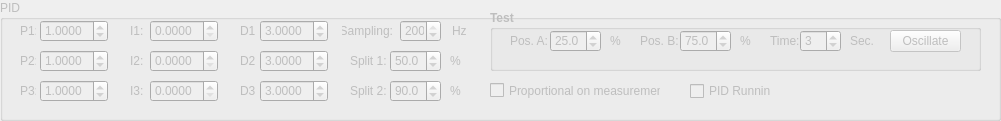
   <widget class="QGroupBox" name="groupBox_PID">
    <property name="enabled">
     <bool>false</bool>
    </property>
    <property name="geometry">
     <rect>
      <x>20</x>
      <y>530</y>
      <width>1001</width>
      <height>121</height>
     </rect>
    </property>
    <property name="title">
     <string>PID</string>
    </property>
    <widget class="QDoubleSpinBox" name="doubleSpinBox_PID_P_1">
     <property name="geometry">
      <rect>
       <x>40</x>
       <y>20</y>
       <width>68</width>
       <height>22</height>
      </rect>
     </property>
     <property name="decimals">
      <number>4</number>
     </property>
     <property name="maximum">
      <double>100.000000000000000</double>
     </property>
     <property name="value">
      <double>1.000000000000000</double>
     </property>
    </widget>
    <widget class="QLabel" name="label_PID_P_1">
     <property name="geometry">
      <rect>
       <x>20</x>
       <y>20</y>
       <width>16</width>
       <height>22</height>
      </rect>
     </property>
     <property name="text">
      <string>P1:</string>
     </property>
    </widget>
    <widget class="QDoubleSpinBox" name="doubleSpinBox_PID_I_1">
     <property name="geometry">
      <rect>
       <x>150</x>
       <y>20</y>
       <width>68</width>
       <height>22</height>
      </rect>
     </property>
     <property name="decimals">
      <number>4</number>
     </property>
     <property name="maximum">
      <double>100.000000000000000</double>
     </property>
    </widget>
    <widget class="QLabel" name="label_PID_I_1">
     <property name="geometry">
      <rect>
       <x>130</x>
       <y>20</y>
       <width>16</width>
       <height>22</height>
      </rect>
     </property>
     <property name="text">
      <string>I1:</string>
     </property>
    </widget>
    <widget class="QDoubleSpinBox" name="doubleSpinBox_PID_D_1">
     <property name="geometry">
      <rect>
       <x>260</x>
       <y>20</y>
       <width>68</width>
       <height>22</height>
      </rect>
     </property>
     <property name="decimals">
      <number>4</number>
     </property>
     <property name="maximum">
      <double>100.000000000000000</double>
     </property>
     <property name="value">
      <double>3.000000000000000</double>
     </property>
    </widget>
    <widget class="QLabel" name="label_PID_D_1">
     <property name="geometry">
      <rect>
       <x>240</x>
       <y>20</y>
       <width>16</width>
       <height>22</height>
      </rect>
     </property>
     <property name="text">
      <string>D1:</string>
     </property>
    </widget>
    <widget class="QLabel" name="label_PID_Sampling">
     <property name="geometry">
      <rect>
       <x>342</x>
       <y>20</y>
       <width>51</width>
       <height>22</height>
      </rect>
     </property>
     <property name="text">
      <string>Sampling:</string>
     </property>
     <property name="alignment">
      <set>Qt::AlignRight|Qt::AlignTrailing|Qt::AlignVCenter</set>
     </property>
    </widget>
    <widget class="QSpinBox" name="spinBox_PID_Sampling_Hz">
     <property name="geometry">
      <rect>
       <x>400</x>
       <y>20</y>
       <width>41</width>
       <height>22</height>
      </rect>
     </property>
     <property name="minimum">
      <number>10</number>
     </property>
     <property name="maximum">
      <number>200</number>
     </property>
     <property name="value">
      <number>200</number>
     </property>
    </widget>
    <widget class="QLabel" name="label_PID_Sampling_Hz">
     <property name="geometry">
      <rect>
       <x>452</x>
       <y>20</y>
       <width>21</width>
       <height>22</height>
      </rect>
     </property>
     <property name="text">
      <string>Hz</string>
     </property>
    </widget>
    <widget class="QGroupBox" name="groupBox_PID_Test">
     <property name="geometry">
      <rect>
       <x>490</x>
       <y>10</y>
       <width>491</width>
       <height>61</height>
      </rect>
     </property>
     <property name="font">
      <font>
       <bold>true</bold>
      </font>
     </property>
     <property name="title">
      <string>Test</string>
     </property>
     <widget class="QPushButton" name="pushButton_PID_Test_Oscillate">
      <property name="geometry">
       <rect>
        <x>400</x>
        <y>20</y>
        <width>71</width>
        <height>22</height>
       </rect>
      </property>
      <property name="font">
       <font>
        <bold>false</bold>
       </font>
      </property>
      <property name="text">
       <string>Oscillate</string>
      </property>
      <property name="checkable">
       <bool>true</bool>
      </property>
     </widget>
     <widget class="QLabel" name="label_PID_Test_Pos_A_Pct">
      <property name="geometry">
       <rect>
        <x>120</x>
        <y>20</y>
        <width>21</width>
        <height>22</height>
       </rect>
      </property>
      <property name="font">
       <font>
        <bold>false</bold>
       </font>
      </property>
      <property name="text">
       <string>%</string>
      </property>
     </widget>
     <widget class="QLabel" name="label_PID_Test_Pos_A">
      <property name="geometry">
       <rect>
        <x>20</x>
        <y>20</y>
        <width>41</width>
        <height>22</height>
       </rect>
      </property>
      <property name="font">
       <font>
        <bold>false</bold>
       </font>
      </property>
      <property name="text">
       <string>Pos. A:</string>
      </property>
     </widget>
     <widget class="QLabel" name="label_PID_Test_Pos_B">
      <property name="geometry">
       <rect>
        <x>150</x>
        <y>20</y>
        <width>41</width>
        <height>22</height>
       </rect>
      </property>
      <property name="font">
       <font>
        <bold>false</bold>
       </font>
      </property>
      <property name="text">
       <string>Pos. B:</string>
      </property>
     </widget>
     <widget class="QLabel" name="label_PID_Test_Pos_B_Pct">
      <property name="geometry">
       <rect>
        <x>250</x>
        <y>20</y>
        <width>21</width>
        <height>22</height>
       </rect>
      </property>
      <property name="font">
       <font>
        <bold>false</bold>
       </font>
      </property>
      <property name="text">
       <string>%</string>
      </property>
     </widget>
     <widget class="QLabel" name="label_Pid_Test_Time_Sec">
      <property name="geometry">
       <rect>
        <x>360</x>
        <y>20</y>
        <width>31</width>
        <height>22</height>
       </rect>
      </property>
      <property name="font">
       <font>
        <bold>false</bold>
       </font>
      </property>
      <property name="text">
       <string>Sec.</string>
      </property>
     </widget>
     <widget class="QLabel" name="label_PID_Test_Time">
      <property name="geometry">
       <rect>
        <x>280</x>
        <y>20</y>
        <width>31</width>
        <height>22</height>
       </rect>
      </property>
      <property name="font">
       <font>
        <bold>false</bold>
       </font>
      </property>
      <property name="text">
       <string>Time:</string>
      </property>
     </widget>
     <widget class="QDoubleSpinBox" name="doubleSpinBox_PID_Test_Pos_A">
      <property name="geometry">
       <rect>
        <x>60</x>
        <y>20</y>
        <width>51</width>
        <height>22</height>
       </rect>
      </property>
      <property name="font">
       <font>
        <bold>false</bold>
       </font>
      </property>
      <property name="decimals">
       <number>1</number>
      </property>
      <property name="value">
       <double>25.000000000000000</double>
      </property>
     </widget>
     <widget class="QDoubleSpinBox" name="doubleSpinBox_PID_Test_Pos_B">
      <property name="geometry">
       <rect>
        <x>190</x>
        <y>20</y>
        <width>51</width>
        <height>22</height>
       </rect>
      </property>
      <property name="font">
       <font>
        <bold>false</bold>
       </font>
      </property>
      <property name="decimals">
       <number>1</number>
      </property>
      <property name="value">
       <double>75.000000000000000</double>
      </property>
     </widget>
     <widget class="QSpinBox" name="spinBox_PID_Test_Time">
      <property name="geometry">
       <rect>
        <x>310</x>
        <y>20</y>
        <width>41</width>
        <height>22</height>
       </rect>
      </property>
      <property name="font">
       <font>
        <bold>false</bold>
       </font>
      </property>
      <property name="minimum">
       <number>1</number>
      </property>
      <property name="maximum">
       <number>60</number>
      </property>
      <property name="value">
       <number>3</number>
      </property>
     </widget>
    </widget>
    <widget class="QCheckBox" name="checkBox_PID_Pon">
     <property name="geometry">
      <rect>
       <x>490</x>
       <y>80</y>
       <width>171</width>
       <height>21</height>
      </rect>
     </property>
     <property name="text">
      <string>Proportional on measurement</string>
     </property>
    </widget>
    <widget class="QCheckBox" name="checkBox_PID_Running">
     <property name="enabled">
      <bool>false</bool>
     </property>
     <property name="geometry">
      <rect>
       <x>690</x>
       <y>81</y>
       <width>81</width>
       <height>20</height>
      </rect>
     </property>
     <property name="focusPolicy">
      <enum>Qt::NoFocus</enum>
     </property>
     <property name="text">
      <string>PID Running</string>
     </property>
    </widget>
    <widget class="QLabel" name="label_PID_Split_1">
     <property name="geometry">
      <rect>
       <x>350</x>
       <y>50</y>
       <width>41</width>
       <height>22</height>
      </rect>
     </property>
     <property name="text">
      <string>Split 1:</string>
     </property>
    </widget>
    <widget class="QLabel" name="label_PID_Split_1_P">
     <property name="geometry">
      <rect>
       <x>450</x>
       <y>50</y>
       <width>21</width>
       <height>22</height>
      </rect>
     </property>
     <property name="text">
      <string>%</string>
     </property>
    </widget>
    <widget class="QLabel" name="label_PID_Split_2_P">
     <property name="geometry">
      <rect>
       <x>450</x>
       <y>80</y>
       <width>21</width>
       <height>22</height>
      </rect>
     </property>
     <property name="text">
      <string>%</string>
     </property>
    </widget>
    <widget class="QDoubleSpinBox" name="doubleSpinBox_PID_I_2">
     <property name="geometry">
      <rect>
       <x>150</x>
       <y>50</y>
       <width>68</width>
       <height>22</height>
      </rect>
     </property>
     <property name="decimals">
      <number>4</number>
     </property>
     <property name="maximum">
      <double>100.000000000000000</double>
     </property>
    </widget>
    <widget class="QLabel" name="label_PID_D_2">
     <property name="geometry">
      <rect>
       <x>240</x>
       <y>50</y>
       <width>16</width>
       <height>22</height>
      </rect>
     </property>
     <property name="text">
      <string>D2:</string>
     </property>
    </widget>
    <widget class="QDoubleSpinBox" name="doubleSpinBox_PID_D_2">
     <property name="geometry">
      <rect>
       <x>260</x>
       <y>50</y>
       <width>68</width>
       <height>22</height>
      </rect>
     </property>
     <property name="decimals">
      <number>4</number>
     </property>
     <property name="maximum">
      <double>100.000000000000000</double>
     </property>
     <property name="value">
      <double>3.000000000000000</double>
     </property>
    </widget>
    <widget class="QLabel" name="label_PID_I_2">
     <property name="geometry">
      <rect>
       <x>130</x>
       <y>50</y>
       <width>16</width>
       <height>22</height>
      </rect>
     </property>
     <property name="text">
      <string>I2:</string>
     </property>
    </widget>
    <widget class="QLabel" name="label_PID_Split_2">
     <property name="geometry">
      <rect>
       <x>350</x>
       <y>80</y>
       <width>41</width>
       <height>22</height>
      </rect>
     </property>
     <property name="text">
      <string>Split 2:</string>
     </property>
    </widget>
    <widget class="QDoubleSpinBox" name="doubleSpinBox_PID_P_2">
     <property name="geometry">
      <rect>
       <x>40</x>
       <y>50</y>
       <width>68</width>
       <height>22</height>
      </rect>
     </property>
     <property name="decimals">
      <number>4</number>
     </property>
     <property name="maximum">
      <double>100.000000000000000</double>
     </property>
     <property name="value">
      <double>1.000000000000000</double>
     </property>
    </widget>
    <widget class="QLabel" name="label_PID_P_2">
     <property name="geometry">
      <rect>
       <x>20</x>
       <y>50</y>
       <width>16</width>
       <height>22</height>
      </rect>
     </property>
     <property name="text">
      <string>P2:</string>
     </property>
    </widget>
    <widget class="QDoubleSpinBox" name="doubleSpinBox_PID_I_3">
     <property name="geometry">
      <rect>
       <x>150</x>
       <y>80</y>
       <width>68</width>
       <height>22</height>
      </rect>
     </property>
     <property name="decimals">
      <number>4</number>
     </property>
     <property name="maximum">
      <double>100.000000000000000</double>
     </property>
    </widget>
    <widget class="QLabel" name="label_PID_D_3">
     <property name="geometry">
      <rect>
       <x>240</x>
       <y>80</y>
       <width>16</width>
       <height>22</height>
      </rect>
     </property>
     <property name="text">
      <string>D3:</string>
     </property>
    </widget>
    <widget class="QDoubleSpinBox" name="doubleSpinBox_PID_D_3">
     <property name="geometry">
      <rect>
       <x>260</x>
       <y>80</y>
       <width>68</width>
       <height>22</height>
      </rect>
     </property>
     <property name="decimals">
      <number>4</number>
     </property>
     <property name="maximum">
      <double>100.000000000000000</double>
     </property>
     <property name="value">
      <double>3.000000000000000</double>
     </property>
    </widget>
    <widget class="QLabel" name="label_PID_I_3">
     <property name="geometry">
      <rect>
       <x>130</x>
       <y>80</y>
       <width>16</width>
       <height>22</height>
      </rect>
     </property>
     <property name="text">
      <string>I3:</string>
     </property>
    </widget>
    <widget class="QDoubleSpinBox" name="doubleSpinBox_PID_P_3">
     <property name="geometry">
      <rect>
       <x>40</x>
       <y>80</y>
       <width>68</width>
       <height>22</height>
      </rect>
     </property>
     <property name="decimals">
      <number>4</number>
     </property>
     <property name="maximum">
      <double>100.000000000000000</double>
     </property>
     <property name="value">
      <double>1.000000000000000</double>
     </property>
    </widget>
    <widget class="QLabel" name="label_PID_P_3">
     <property name="geometry">
      <rect>
       <x>20</x>
       <y>80</y>
       <width>16</width>
       <height>22</height>
      </rect>
     </property>
     <property name="text">
      <string>P3:</string>
     </property>
    </widget>
    <widget class="QDoubleSpinBox" name="doubleSpinBox_PID_Split_1">
     <property name="geometry">
      <rect>
       <x>390</x>
       <y>50</y>
       <width>51</width>
       <height>22</height>
      </rect>
     </property>
     <property name="decimals">
      <number>1</number>
     </property>
     <property name="maximum">
      <double>100.000000000000000</double>
     </property>
     <property name="value">
      <double>50.000000000000000</double>
     </property>
    </widget>
    <widget class="QDoubleSpinBox" name="doubleSpinBox_PID_Split_2">
     <property name="geometry">
      <rect>
       <x>390</x>
       <y>80</y>
       <width>51</width>
       <height>22</height>
      </rect>
     </property>
     <property name="decimals">
      <number>1</number>
     </property>
     <property name="maximum">
      <double>100.000000000000000</double>
     </property>
     <property name="value">
      <double>90.000000000000000</double>
     </property>
    </widget>
   </widget>
